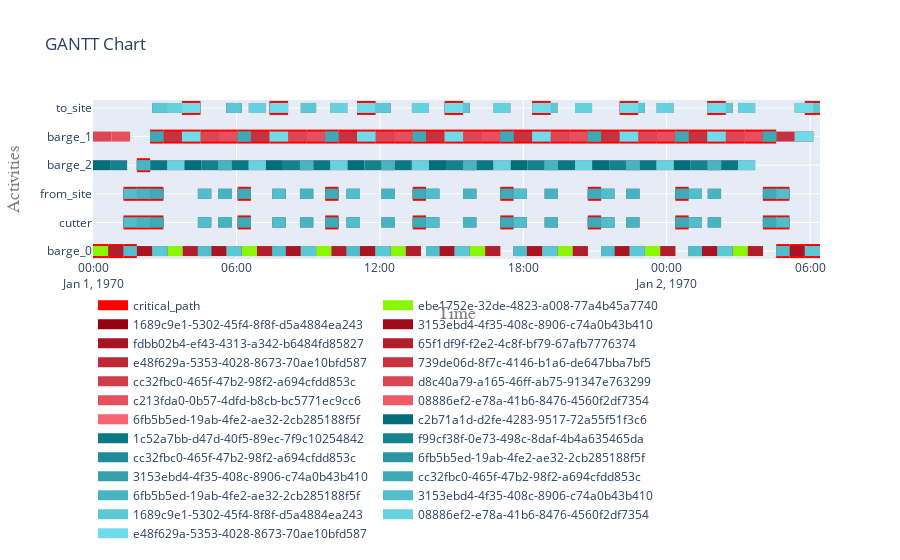

Write notebook code for a chart like this one.
### Markdown cell above
#### 2c. Visualize the critical path

Once extracted, the critical path can be visualized in a Gantt chart. The ``plot.get_gantt_chart()`` supports the argument ``critical_path``. This argument takes the output of the method ``CpLog.mark_critical_activities()``. The activities on the critical path are marked with a red line.

### Code cell
fig = plot.get_gantt_chart(concepts=my_objects, critical_path=cp_log_based)
